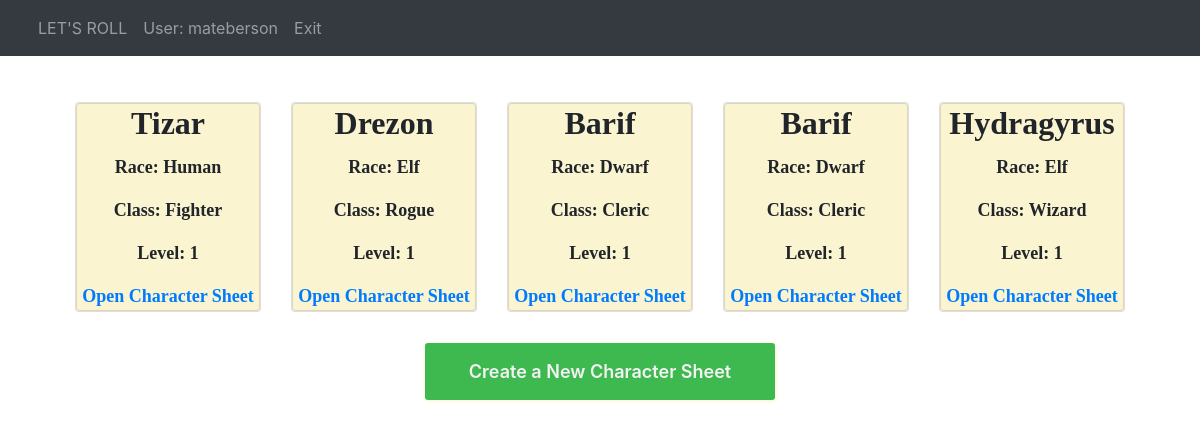
Before: / (signed in) with the older database file.
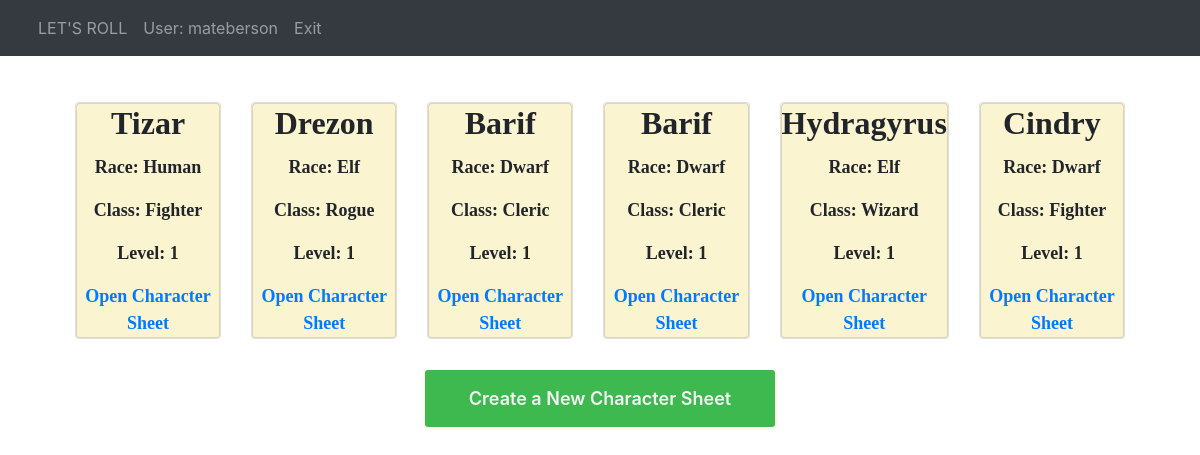
After: the same page with the newer database file.
### pages/models.py (models this page shows)
class character_Sheet(models.Model):
    user = models.ForeignKey(get_user_model(), on_delete=models.CASCADE, default=None)
    name = models.CharField("name", max_length=255, default=None)
    clas = models.CharField("class", max_length=255, default=None)
    race = models.CharField("race", max_length=255, default=None)
    level = models.IntegerField("level", default=None)
    sheet = models.JSONField("character sheet")

### pages/views.py (the view)
# urls.py: 2. Add a URL to urlpatterns:  path('', views.home, name='home')
@login_required  # pra acessar a view o usuário precisa estar logado
def home(request):
    value = character_Sheet.objects.all().filter(user=request.user)
    return render(request, "home.html", {"value": value})

### templates/home.html (shortened to what this page needs)
{% extends 'base.html' %}
{% block content %}
<div class="col-md-12">
    <div style="background-color: rgb(250,244,209); border-radius: 3px; box-shadow: 1,1,1,1;text-align: center;"
        class="home-ground ">
        <div class="col-md-12">
            <div style="background-color: transparent; border-radius: 3px; box-shadow: 1,1,1,1;text-align: center; ; "
            class="home-ground ">
            <div class="row row-cols-1 row-cols-md-2 g-4">
                {% for item in value %}
                    <div class="col">
                        <div class="card">
                            <div class="card w-100" style="background-color: rgb(250,244,209); font-family: Papyrus;">
                            <h5 class="card-title" style="font-size: xx-large; font-weight: bold;" size= 12>{{ item.name }}</h5>
                            <p class="card-text" style="font-size: large; font-weight: bold;">Race: {{ item.race }}</p>
                            <p class="card-text"style="font-size: large; font-weight: bold;">Class: {{ item.clas }}</p>
                            <p class="card-text"style="font-size: large; font-weight: bold;">Level: {{ item.level }}</p>
                            <a href="/sheet/{{ item.id }}" class="card-link" style="font-size: large; font-weight: bold;">Open Character Sheet</a>
                            </div>
                        </div>
                    </div>
                {%endfor%}
              </div>
            </div>
        </div>
        <div style=" background-color: transparent; justify-content: center; display: flex;" class="pt-3 col-md-12">
            <div style="box-shadow: 1px 1px 5px rgb(250,244,209);border-radius: 3px; background-color: rgb(62, 185, 79);" class="col-md-4">
                <a style="text-decoration: none;margin-top: 50px; font-size: large;color: rgb(243, 243, 243);font-weight: 600"
                    href="/sheet_create/">Create a New Character Sheet</a>
            </div>
        </div>
    </div>
</div>
{% endblock %}

Changed rows visible on the page:
added character_Sheet: name "Cindry", race "Dwarf", clas "Fighter", level "1"
